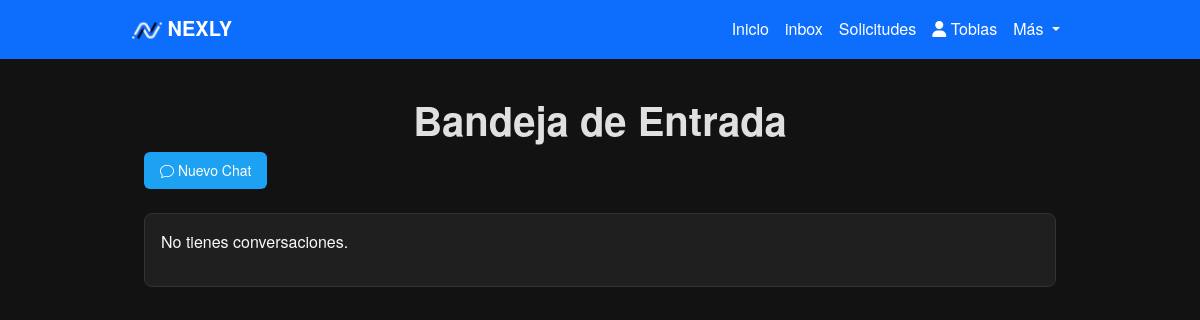
/inbox/ (signed in), run on an earlier commit of the app's database.
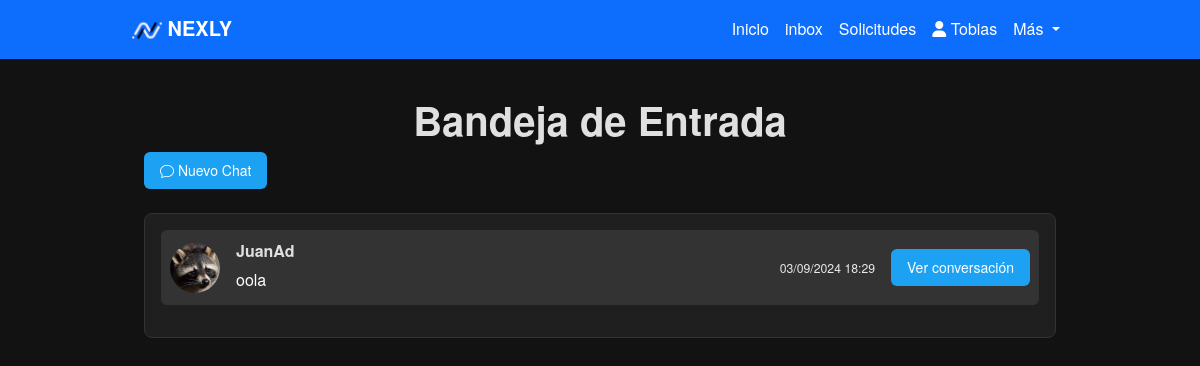
And on a later commit of the database.
### Nexly/models.py (models this page shows, shortened)
class User(AbstractBaseUser):
    iduser = models.AutoField(primary_key=True)
    nombre = models.CharField(max_length=255)
    correo = models.EmailField(unique=True)
    is_active = models.BooleanField(default=True)
    is_admin = models.BooleanField(default=False)
    profile_picture = models.ImageField(upload_to='profile_pictures/', null=True, blank=True)  # Campo para la imagen de perfil
    banner_picture = models.ImageField(upload_to='banner_pictures/', null=True, blank=True)  # Campo para la imagen de banner
    objects = UserManager()
    USERNAME_FIELD = 'correo'
    REQUIRED_FIELDS = ['nombre']

class Message(models.Model):
    sender = models.ForeignKey(settings.AUTH_USER_MODEL, on_delete=models.CASCADE, related_name='sent_messages')
    receiver = models.ForeignKey(settings.AUTH_USER_MODEL, on_delete=models.CASCADE, related_name='received_messages')
    content = models.TextField()
    created_at = models.DateTimeField(auto_now_add=True)

### Nexly/views.py (the view, shortened to what this page needs)
# urls.py: path('inbox/', inbox, name='inbox'),
@login_required
def inbox(request):
    messages_received = Message.objects.filter(receiver=request.user)
    messages_sent = Message.objects.filter(sender=request.user)
    all_conversations = {}
    for message in messages_received:
        key = (message.sender.iduser, message.receiver.iduser)
        if key not in all_conversations or message.created_at > all_conversations[key]['last_message_time']:
            all_conversations[key] = {
                'user': message.sender,
                'last_message': message.content,
                'last_message_time': message.created_at,
                'is_sent': False
            }
    for message in messages_sent:
        key = (message.receiver.iduser, message.sender.iduser)
    if 'q' in request.GET:
        query = request.GET['q']
        users = User.objects.filter(nombre__icontains=query).exclude(iduser=request.user.iduser)
    else:
        users = User.objects.exclude(iduser=request.user.iduser)
    context = {
        'conversations': sorted(all_conversations.values(), key=lambda x: x['last_message_time'], reverse=True),
        'users': users,
    }
    return render(request, 'inbox.html', context)

### templates/inbox.html (shortened to what this page needs)
{% extends 'layoutUser.html' %}
{% load static %}
{% block content %}
<div class="container">
    <h1>Bandeja de Entrada</h1>
        <button type="button" class="btn btn-primary" data-bs-toggle="modal" data-bs-target="#newChatModal">
            <i class="bi bi-chat"></i> Nuevo Chat
          </button>
          <div class="chat-list mt-4">
            {% for conversation in conversations %}
            <div class="chat-item d-flex align-items-center mb-3 p-2 rounded">
                <img src="{% if conversation.user.profile_picture.url %}{{ conversation.user.profile_picture.url }}{% else %}{% static 'images/imagenDefecto.png' %}{% endif %}"
                    class="rounded-circle me-3"
                    alt="Profile Picture"
                    width="50"
                    height="50"
                    style="object-fit: cover;">
                <div class="chat-info flex-grow-1">
                    <strong>{{ conversation.user.nombre }}</strong>
                    <p class="last-message mb-1">{{ conversation.last_message }}</p>
                </div>
                <div class="chat-timestamp">
                    <small>{{ conversation.last_message_time|date:"d/m/Y H:i" }}</small>
                </div>
                <a href="{% url 'conversation' conversation.user.iduser %}" class="btn btn-primary btn-sm ms-3">Ver conversación</a>
            </div>
            {% empty %}
            <p class="text-light">No tienes conversaciones.</p>
            {% endfor %}
        </div>
</div>
{% endblock %}

What changed in the data, as far as the page shows it:
now on this page (row edited): User: profile_picture (picture), user.nombre "JuanAd", last_message "oola", last_message_time "03/09/2024 18:29"
Also different on the page:
text no longer shown: "No tienes conversaciones."
